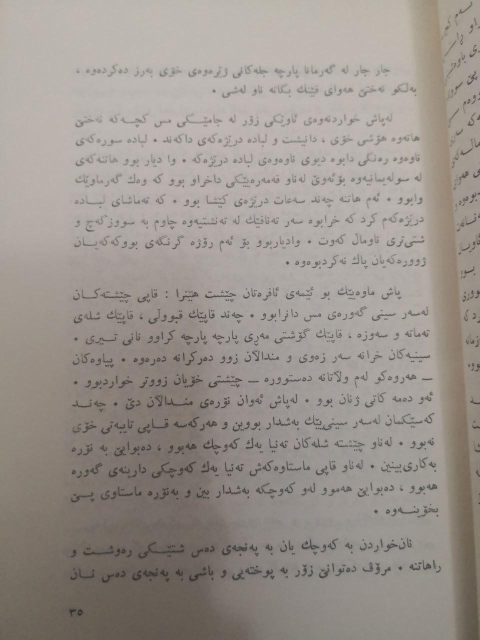
#> input picture images/ph-14.jpg, 960 x 1280 px (shown at 1/2 size)
$ python opencv.py
#> lines starting #> are read from the running program, lines starting #| are printed output that depends on the picture; after the words box and inside, x2 and y2 are one past the last pixel; in counts of white or black regions, pixels touching at a corner belong together
import cv2
from skimage.filters import gaussian, threshold_otsu
from skimage.feature import canny
from skimage.transform import probabilistic_hough_line, rotate
from skimage import transform
import numpy as np


img = cv2.imread('../images/ph-14.jpg', 0 )
#> img: shape (1280, 960); min 40, max 194, mean 149.7

binarized = cv2.adaptiveThreshold(img,255,cv2.ADAPTIVE_THRESH_MEAN_C, cv2.THRESH_BINARY,13,10)
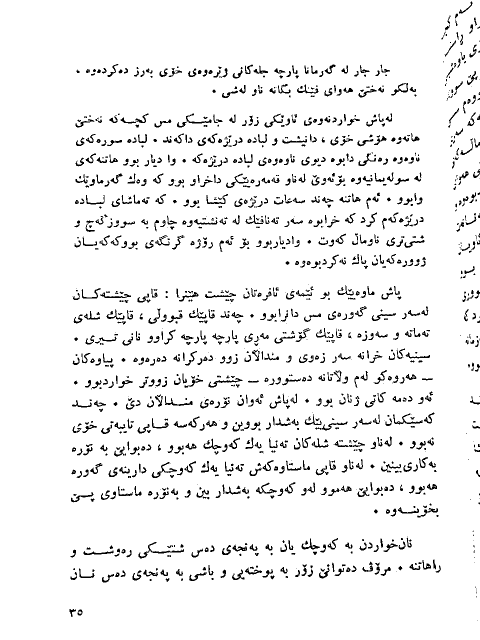
#> binarized: shape (1280, 960) (shown at 1/2 size); 94.3% white; black in thin lines or dots, all inside (x1, y1, x2, y2) = (139, 3, 960, 1241)


cv2.imshow("img",cv2.resize(img, (600, 960)))
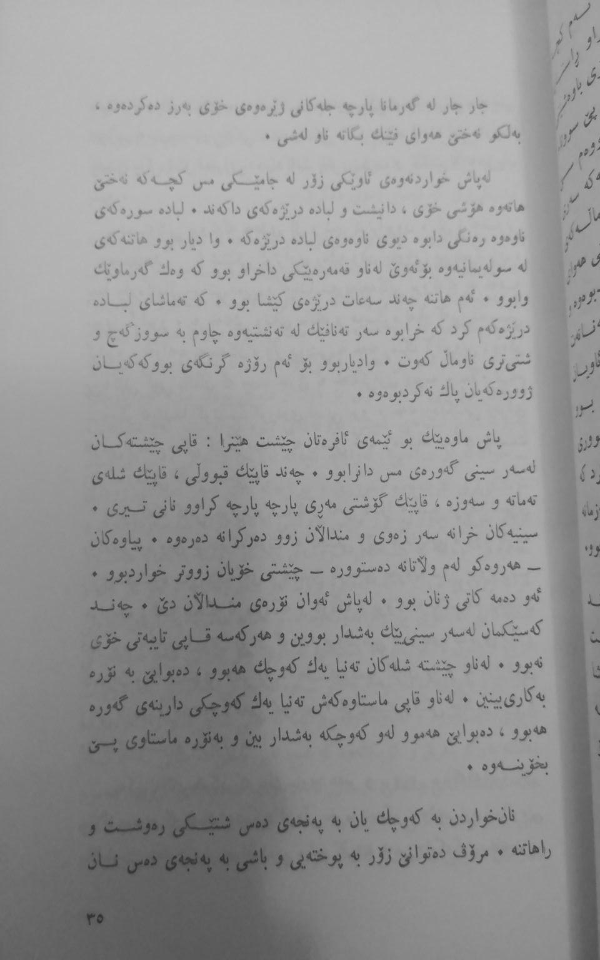
#> window 'img': shape (960, 600); min 46, max 192, mean 149.7
cv2.imshow("deskewed_image",cv2.resize(binarized, (600, 960)))
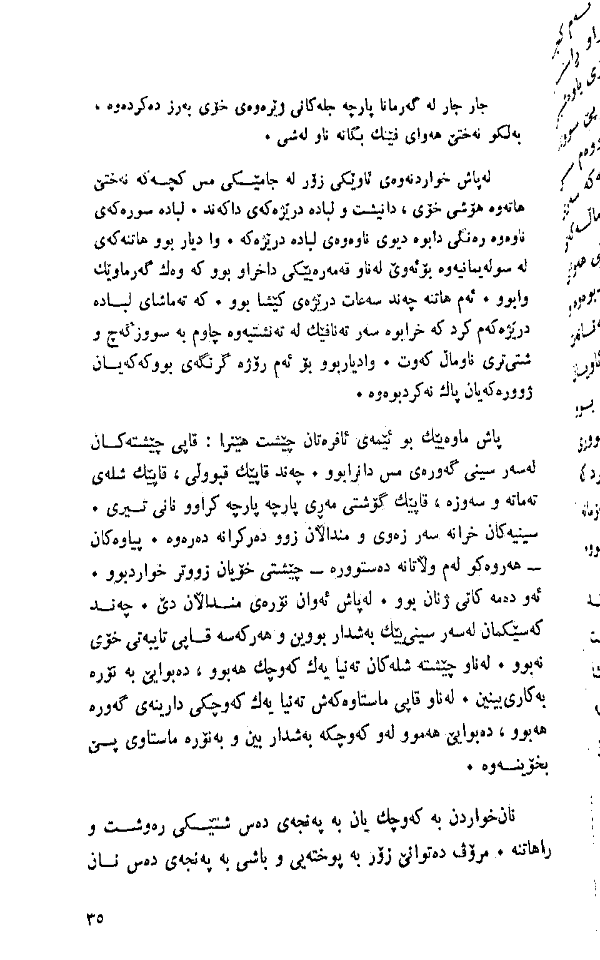
#> window 'deskewed_image': shape (960, 600); min 0, max 255, mean 240.4

# cv2.imwrite('C:/Users/N/Desktop/Test_gray.jpg', image_gray)
cv2.waitKey(0)

$ run again, with images/1.jpg copied over images/ph-14.jpg
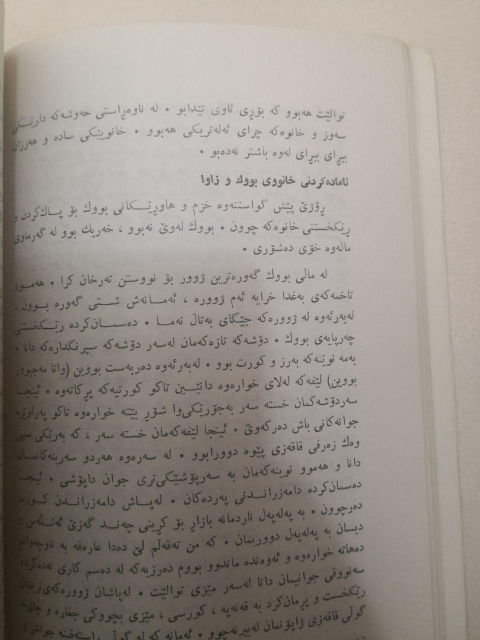
#> input picture images/1.jpg, 960 x 1280 px (shown at 1/2 size)
#> `binarized = cv2.adaptiveThreshold(img,255,cv2.ADAPTIVE_THRESH_MEAN_C, ..`:
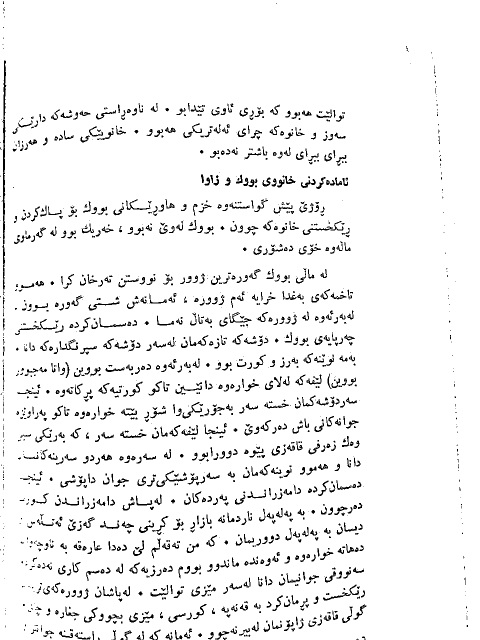
#> binarized: shape (1280, 960) (shown at 1/2 size); 94.6% white; black in thin lines or dots
#> `cv2.imshow("deskewed_image",cv2.resize(binarized, (600, 960)))`:
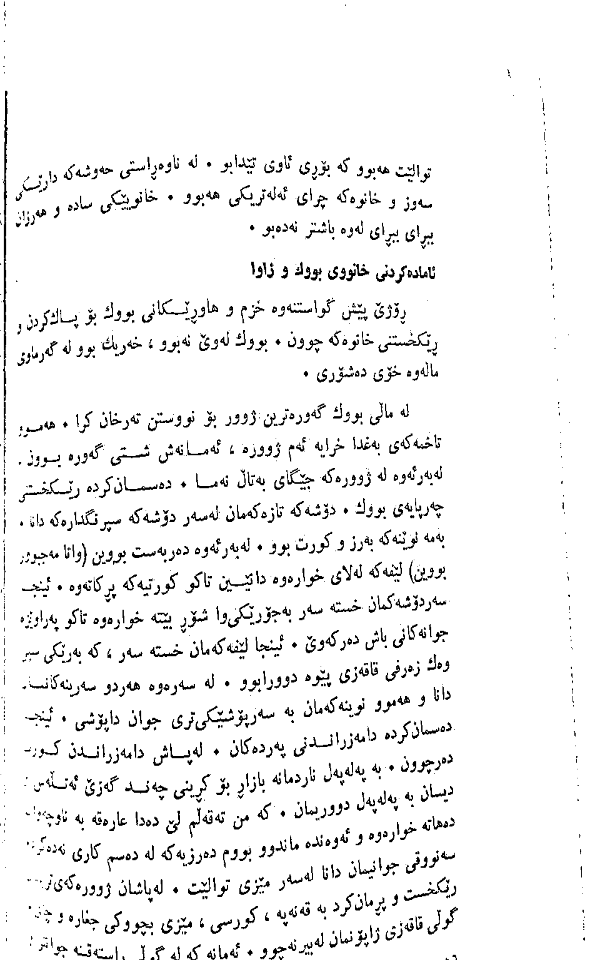
#> window 'deskewed_image': shape (960, 600); min 0, max 255, mean 241.2

$ run again, with images/2.jpg copied over images/ph-14.jpg
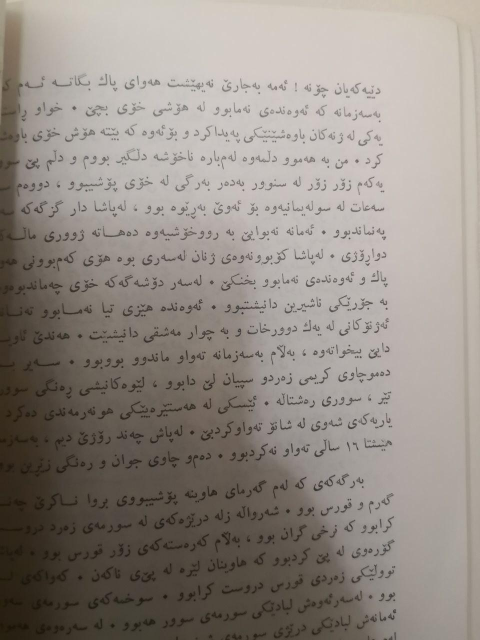
#> input picture images/2.jpg, 960 x 1280 px (shown at 1/2 size)
#> `binarized = cv2.adaptiveThreshold(img,255,cv2.ADAPTIVE_THRESH_MEAN_C, ..`:
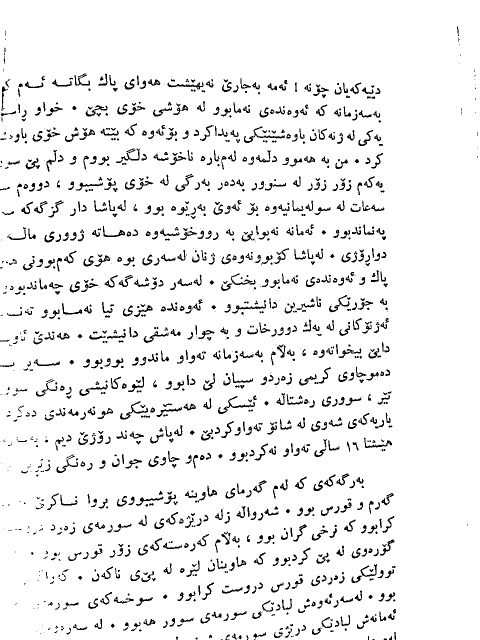
#> binarized: shape (1280, 960) (shown at 1/2 size); 93.7% white; black in thin lines or dots
#> `cv2.imshow("deskewed_image",cv2.resize(binarized, (600, 960)))`:
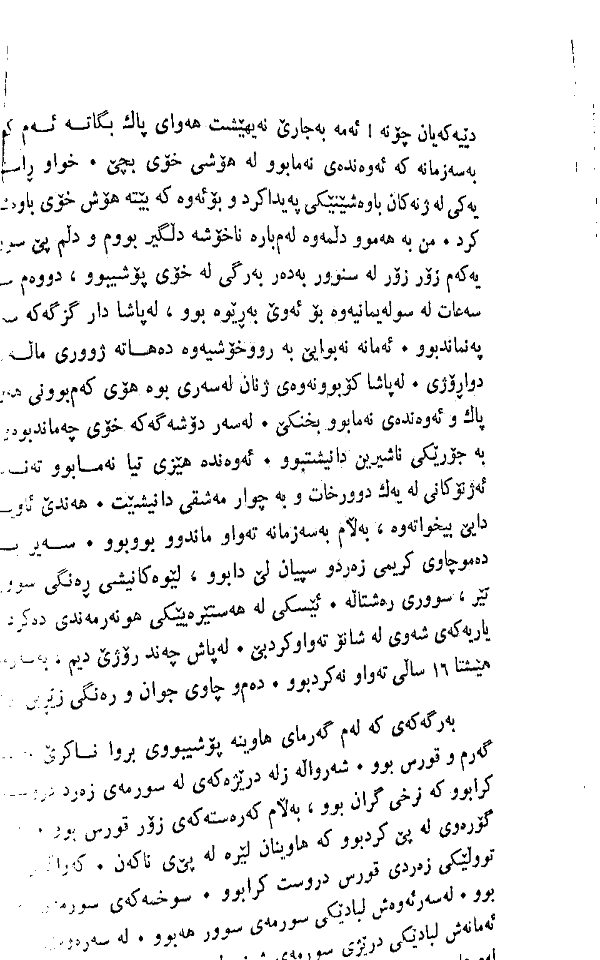
#> window 'deskewed_image': shape (960, 600); min 0, max 255, mean 238.9
